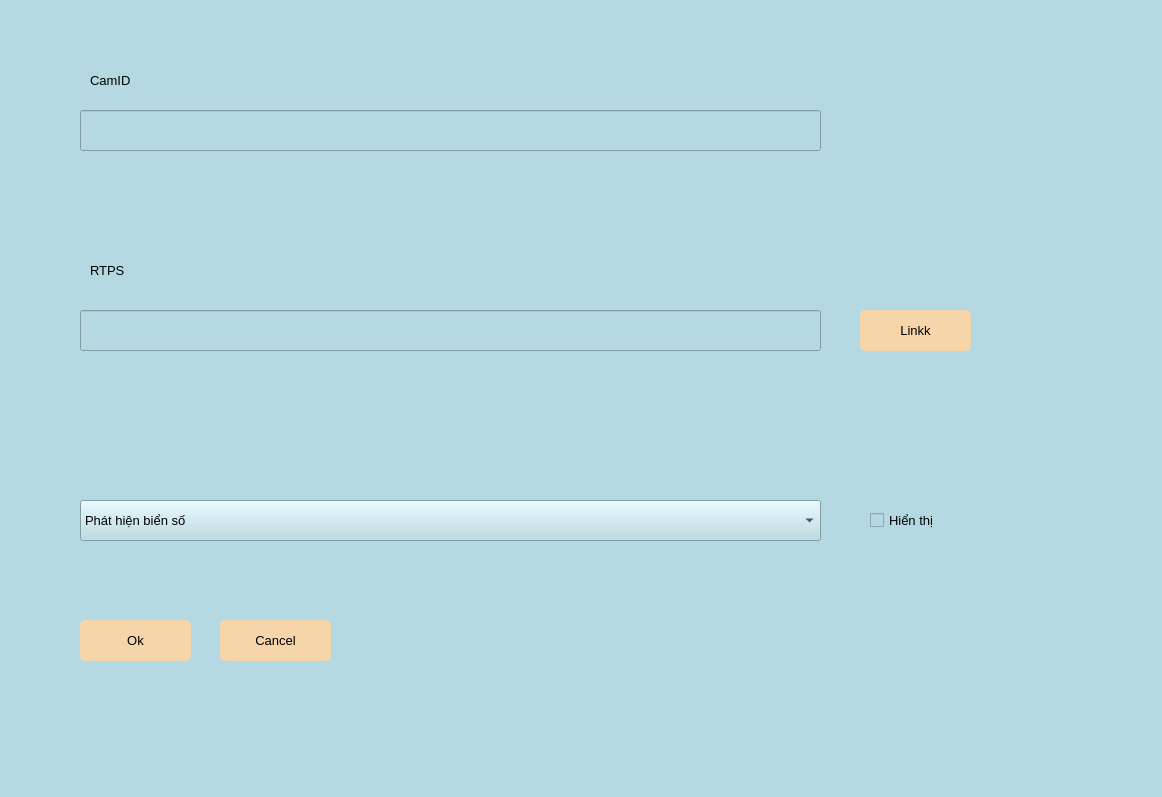
<?xml version="1.0" encoding="UTF-8"?>
<ui version="4.0">
 <class>Form</class>
 <widget class="QWidget" name="Form">
  <property name="geometry">
   <rect>
    <x>0</x>
    <y>0</y>
    <width>1162</width>
    <height>797</height>
   </rect>
  </property>
  <property name="windowTitle">
   <string>Form</string>
  </property>
  <property name="autoFillBackground">
   <bool>false</bool>
  </property>
  <property name="styleSheet">
   <string notr="true">background-color: #b4d9e3</string>
  </property>
  <widget class="QLabel" name="label">
   <property name="geometry">
    <rect>
     <x>90</x>
     <y>60</y>
     <width>111</width>
     <height>41</height>
    </rect>
   </property>
   <property name="sizePolicy">
    <sizepolicy hsizetype="Expanding" vsizetype="Expanding">
     <horstretch>0</horstretch>
     <verstretch>0</verstretch>
    </sizepolicy>
   </property>
   <property name="font">
    <font>
     <pointsize>10</pointsize>
    </font>
   </property>
   <property name="text">
    <string>CamID</string>
   </property>
  </widget>
  <widget class="QPushButton" name="UrlButton">
   <property name="geometry">
    <rect>
     <x>860</x>
     <y>310</y>
     <width>111</width>
     <height>41</height>
    </rect>
   </property>
   <property name="sizePolicy">
    <sizepolicy hsizetype="Expanding" vsizetype="Fixed">
     <horstretch>0</horstretch>
     <verstretch>0</verstretch>
    </sizepolicy>
   </property>
   <property name="font">
    <font>
     <pointsize>10</pointsize>
    </font>
   </property>
   <property name="autoFillBackground">
    <bool>false</bool>
   </property>
   <property name="styleSheet">
    <string notr="true">border-radius: 5px; background-color: #f5d5a9</string>
   </property>
   <property name="text">
    <string>Linkk</string>
   </property>
  </widget>
  <widget class="QCheckBox" name="checkBox">
   <property name="geometry">
    <rect>
     <x>870</x>
     <y>500</y>
     <width>111</width>
     <height>41</height>
    </rect>
   </property>
   <property name="sizePolicy">
    <sizepolicy hsizetype="Expanding" vsizetype="Fixed">
     <horstretch>0</horstretch>
     <verstretch>0</verstretch>
    </sizepolicy>
   </property>
   <property name="font">
    <font>
     <pointsize>10</pointsize>
    </font>
   </property>
   <property name="text">
    <string>Hiển thị</string>
   </property>
  </widget>
  <widget class="QComboBox" name="comboBox">
   <property name="geometry">
    <rect>
     <x>80</x>
     <y>500</y>
     <width>741</width>
     <height>41</height>
    </rect>
   </property>
   <property name="sizePolicy">
    <sizepolicy hsizetype="Expanding" vsizetype="Fixed">
     <horstretch>0</horstretch>
     <verstretch>0</verstretch>
    </sizepolicy>
   </property>
   <property name="font">
    <font>
     <pointsize>10</pointsize>
    </font>
   </property>
   <property name="editable">
    <bool>false</bool>
   </property>
   <item>
    <property name="text">
     <string>Phát hiện biển số</string>
    </property>
   </item>
   <item>
    <property name="text">
     <string>Something</string>
    </property>
   </item>
   <item>
    <property name="text">
     <string>anything</string>
    </property>
   </item>
  </widget>
  <widget class="QLabel" name="label_2">
   <property name="geometry">
    <rect>
     <x>90</x>
     <y>250</y>
     <width>91</width>
     <height>41</height>
    </rect>
   </property>
   <property name="font">
    <font>
     <pointsize>10</pointsize>
    </font>
   </property>
   <property name="text">
    <string>RTPS</string>
   </property>
  </widget>
  <widget class="QPushButton" name="OK_but">
   <property name="geometry">
    <rect>
     <x>80</x>
     <y>620</y>
     <width>111</width>
     <height>41</height>
    </rect>
   </property>
   <property name="sizePolicy">
    <sizepolicy hsizetype="Expanding" vsizetype="Fixed">
     <horstretch>0</horstretch>
     <verstretch>0</verstretch>
    </sizepolicy>
   </property>
   <property name="font">
    <font>
     <pointsize>10</pointsize>
    </font>
   </property>
   <property name="autoFillBackground">
    <bool>false</bool>
   </property>
   <property name="styleSheet">
    <string notr="true">border-radius: 5px; background-color: #f5d5a9</string>
   </property>
   <property name="text">
    <string>Ok</string>
   </property>
  </widget>
  <widget class="QPushButton" name="Cancel_but">
   <property name="geometry">
    <rect>
     <x>220</x>
     <y>620</y>
     <width>111</width>
     <height>41</height>
    </rect>
   </property>
   <property name="sizePolicy">
    <sizepolicy hsizetype="Expanding" vsizetype="Fixed">
     <horstretch>0</horstretch>
     <verstretch>0</verstretch>
    </sizepolicy>
   </property>
   <property name="font">
    <font>
     <pointsize>10</pointsize>
    </font>
   </property>
   <property name="autoFillBackground">
    <bool>false</bool>
   </property>
   <property name="styleSheet">
    <string notr="true">border-radius: 5px; background-color: #f5d5a9</string>
   </property>
   <property name="text">
    <string>Cancel</string>
   </property>
  </widget>
  <widget class="QLineEdit" name="LineEdit">
   <property name="geometry">
    <rect>
     <x>80</x>
     <y>110</y>
     <width>741</width>
     <height>41</height>
    </rect>
   </property>
  </widget>
  <widget class="QLineEdit" name="lineEdit_2">
   <property name="geometry">
    <rect>
     <x>80</x>
     <y>310</y>
     <width>741</width>
     <height>41</height>
    </rect>
   </property>
   <property name="font">
    <font>
     <pointsize>10</pointsize>
    </font>
   </property>
  </widget>
 </widget>
 <resources/>
 <connections/>
</ui>
